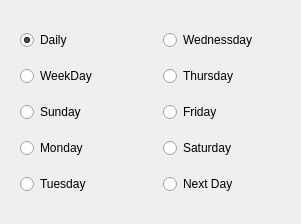
<?xml version="1.0" encoding="UTF-8"?>
<ui version="4.0">
 <class>Form</class>
 <widget class="QWidget" name="Form">
  <property name="geometry">
   <rect>
    <x>0</x>
    <y>0</y>
    <width>301</width>
    <height>224</height>
   </rect>
  </property>
  <property name="windowTitle">
   <string>Form</string>
  </property>
  <layout class="QHBoxLayout" name="horizontalLayout">
   <item>
    <widget class="QWidget" name="widget" native="true">
     <layout class="QVBoxLayout" name="verticalLayout_2">
      <item>
       <widget class="QRadioButton" name="dailyRadioButton">
        <property name="text">
         <string>Daily</string>
        </property>
        <property name="checked">
         <bool>true</bool>
        </property>
       </widget>
      </item>
      <item>
       <widget class="QRadioButton" name="weekdayRadioButton">
        <property name="text">
         <string>WeekDay</string>
        </property>
       </widget>
      </item>
      <item>
       <widget class="QRadioButton" name="sundayRadioButton">
        <property name="text">
         <string>Sunday</string>
        </property>
       </widget>
      </item>
      <item>
       <widget class="QRadioButton" name="mondayRadioButton">
        <property name="text">
         <string>Monday</string>
        </property>
       </widget>
      </item>
      <item>
       <widget class="QRadioButton" name="tuesdayRadioButton">
        <property name="text">
         <string>Tuesday</string>
        </property>
       </widget>
      </item>
     </layout>
    </widget>
   </item>
   <item>
    <widget class="QWidget" name="widget_2" native="true">
     <layout class="QVBoxLayout" name="verticalLayout_3">
      <item>
       <widget class="QRadioButton" name="wednessdayRadioButton">
        <property name="text">
         <string>Wednessday</string>
        </property>
       </widget>
      </item>
      <item>
       <widget class="QRadioButton" name="thursdayRadioButton">
        <property name="text">
         <string>Thursday</string>
        </property>
       </widget>
      </item>
      <item>
       <widget class="QRadioButton" name="fridayRadioButton">
        <property name="text">
         <string>Friday</string>
        </property>
       </widget>
      </item>
      <item>
       <widget class="QRadioButton" name="saturdayRadioButton">
        <property name="text">
         <string>Saturday</string>
        </property>
       </widget>
      </item>
      <item>
       <widget class="QRadioButton" name="nextDayButton">
        <property name="text">
         <string>Next Day</string>
        </property>
       </widget>
      </item>
     </layout>
    </widget>
   </item>
  </layout>
 </widget>
 <resources/>
 <connections/>
</ui>
